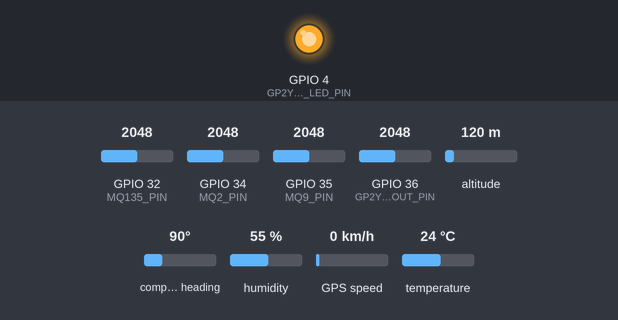
A sketch run on a simulated ESP32. Shown: output pins drawn as LEDs (lit = HIGH). The inputs (shaded band) are chosen by the test bench; at power-on: GPS speed 0 km/h, temperature 24 °C, GPIO 32 (MQ135_PIN) = 2048, GPIO 34 (MQ2_PIN) = 2048, GPIO 35 (MQ9_PIN) = 2048, GPIO 36 (GP2Y10_VOUT_PIN) = 2048, altitude 120 m, compass heading 90°, humidity 55 %. WiFi joins after 1.5 s; servers stay silent unless stated; the GPS gets a fix after 3 s at 37.7749, -122.4194 with 8 satellites; what the sketch prints to the serial monitor is not drawn.

Above: at 2.7 s.
2.8 s: GPS speed set to 118 km/h
10.9 s: temperature set to 0 °C
Timing chart, 0 to 29.6 s (numbered marks = the images above; inputs shaded):
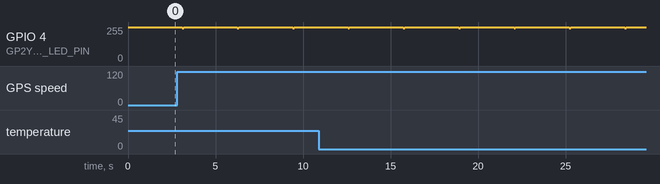

The sketch:

AQI.ino
```cpp
#include <WiFi.h>
#include <WiFiClient.h>
#include <WebServer.h>
#include <TinyGPSPlus.h>
#include <DHT.h>
#include <ArduinoJson.h> // JSON Library

// --- 1. CONFIGURATION ---

// !!! CHANGE THESE TO YOUR WIFI !!!
const char* ssid = "MountainDew";
const char* password = "passwordd";

// Server Setup
WebServer server(80);

// Sensor Pins
#define DHT_PIN 2
#define MQ2_PIN 34
#define MQ9_PIN 35
#define MQ135_PIN 32

// Sharp GP2Y10 Pins
#define GP2Y10_LED_PIN 4      // Control Pulse
#define GP2Y10_VOUT_PIN 36    // Analog In (VP Pin on many ESP32 boards)

// GPS Setup
#define GPS_RX_PIN 16
#define GPS_TX_PIN 17
#define DHTTYPE DHT11

// --- 2. CONSTANTS & OBJECTS ---
DHT dht(DHT_PIN, DHTTYPE);
TinyGPSPlus gps;
HardwareSerial gpsSerial(2);

// MQ Constants
const float RL = 10.0;     // Load Resistance (10kOhm)
// R0 values need calibration, but these are standard starting points
const float R0_MQ2 = 9.83;
const float R0_MQ9 = 8.65;
const float R0_MQ135 = 7.7;

// Sharp Dust Sensor Constants (Tweak these for calibration)
const float SHARP_VOC = 0.6; // Volts at zero dust (calibration point)
const float SHARP_K = 0.5;   // Sensitivity (0.5V per 100ug/m3)

// Global JSON String
String json_payload = "{}";

// --- 3. HELPER FUNCTIONS ---

void setup_wifi() {
  Serial.print("Connecting to ");
  Serial.println(ssid);
  WiFi.begin(ssid, password);

  int attempts = 0;
  while (WiFi.status() != WL_CONNECTED && attempts < 20) {
    delay(500);
    Serial.print(".");
    attempts++;
  }

  if (WiFi.status() == WL_CONNECTED) {
    Serial.println("\nWiFi connected.");
    Serial.print("Server IP: ");
    Serial.println(WiFi.localIP());
  } else {
    Serial.println("\nWiFi Failed. Running Offline.");
  }
}

// Convert ADC (0-4095) to Voltage (0-5.0V)
float getVoltage(int adcValue) {
  // Note: ESP32 ADC is not perfectly linear, but this is sufficient for this level of project
  return (float)adcValue * (5.0 / 4095.0);
}

float getRs(float voltage) {
  // Avoid divide by zero
  if (voltage >= 5.0 || voltage <= 0.0) return 0;
  // Rs = (Vcc * RL / VRL) - RL
  return (5.0 * RL / voltage) - RL;
}

// --- SHARP SENSOR IMPROVED LOGIC ---
float readSharpDustDensity() {
  float totalVoltage = 0;
  int samples = 10; // Take 10 samples to average out noise

  for (int i = 0; i < samples; i++) {
    digitalWrite(GP2Y10_LED_PIN, LOW); // LED ON
    delayMicroseconds(280);

    int raw = analogRead(GP2Y10_VOUT_PIN);

    delayMicroseconds(40);
    digitalWrite(GP2Y10_LED_PIN, HIGH); // LED OFF

    // Add delay before next sample to let capacitor recover
    delayMicroseconds(9680);

    totalVoltage += getVoltage(raw);
  }

  // Average Voltage
  float avgVoltage = totalVoltage / samples;

  // Calculate Density: (Voltage - Voc) / Sensitivity
  // Result is in units of 100ug/m3, so multiply by 100 to get ug/m3
  float dustDensity = (avgVoltage - SHARP_VOC) / SHARP_K * 100.0;

  if (dustDensity < 0) dustDensity = 0; // No negative dust
  return dustDensity;
}

String getAQIStatus(float mq135Ratio) {
  if (mq135Ratio < 0.7) return "HAZARDOUS";
  if (mq135Ratio < 0.9) return "UNHEALTHY";
  if (mq135Ratio < 1.1) return "MODERATE";
  return "GOOD";
}

// --- WEB SERVER HANDLERS ---
void handleData() {
  server.sendHeader("Access-Control-Allow-Origin", "*");
  server.send(200, "application/json", json_payload);
}

void handleNotFound() {
  server.send(404, "text/plain", "Not Found");
}

// --- DATA COLLECTION ROUTINE ---
void update_sensor_data() {
  // 1. Read Raw ADC Values
  int raw_mq2 = analogRead(MQ2_PIN);
  int raw_mq9 = analogRead(MQ9_PIN);
  int raw_mq135 = analogRead(MQ135_PIN);

  // 2. Convert to Voltage
  float v_mq2 = getVoltage(raw_mq2);
  float v_mq9 = getVoltage(raw_mq9);
  float v_mq135 = getVoltage(raw_mq135);

  // 3. Calculate Resistance (Rs)
  float rs_mq2 = getRs(v_mq2);
  float rs_mq9 = getRs(v_mq9);
  float rs_mq135 = getRs(v_mq135);

  // 4. Calculate Ratios
  float r_mq2 = rs_mq2 / R0_MQ2;
  float r_mq9 = rs_mq9 / R0_MQ9;
  float r_mq135 = rs_mq135 / R0_MQ135;

  // 5. Read Environmental & Dust
  float t = dht.readTemperature();
  float h = dht.readHumidity();
  float pm_ugm3 = readSharpDustDensity();

  // 6. Construct JSON Payload
  // Increased size to 1024 to hold all the raw data fields
  DynamicJsonDocument doc(1024);

  // --- GPS Section ---
  if (gps.location.isValid()) {
    doc["GPS_LAT"] = gps.location.lat();
    doc["GPS_LNG"] = gps.location.lng();
    doc["GPS_ALT"] = gps.altitude.meters();
    doc["GPS_SPD"] = gps.speed.kmph();
    doc["GPS_SAT"] = gps.satellites.value();
  } else {
    doc["GPS_LAT"] = 0.0;
    doc["GPS_LNG"] = 0.0;
    doc["GPS_SAT"] = 0;
  }

  // --- Environmental Section ---
  doc["ENV_TEMP"] = isnan(t) ? 0.0 : t;
  doc["ENV_HUM"] = isnan(h) ? 0.0 : h;

  // --- Dust Section ---
  doc["PM_DENSITY"] = pm_ugm3;
  // Calculate a rough raw voltage for the dust sensor (approx)
  doc["PM_VOLT"] = (pm_ugm3 / 100.0 * SHARP_K) + SHARP_VOC;

  // --- Gas Raw Section (For advanced app features) ---
  // Sending ADC values (0-4095)
  doc["RAW_MQ2"] = raw_mq2;
  doc["RAW_MQ9"] = raw_mq9;
  doc["RAW_MQ135"] = raw_mq135;

  // Sending Voltages (0-5V)
  doc["VOLT_MQ2"] = v_mq2;
  doc["VOLT_MQ9"] = v_mq9;
  doc["VOLT_MQ135"] = v_mq135;

  // Sending Calculated Ratios
  doc["RATIO_MQ2"] = r_mq2;
  doc["RATIO_MQ9"] = r_mq9;
  doc["RATIO_MQ135"] = r_mq135;

  // --- Metadata ---
  doc["STATUS"] = getAQIStatus(r_mq135);
  doc["UPTIME"] = millis();
  doc["WIFI_RSSI"] = WiFi.RSSI(); // Signal strength

  // Serialize
  json_payload = "";
  serializeJson(doc, json_payload);

  Serial.print("JSON Updated: ");
  Serial.println(json_payload);
}

// --- 4. MAIN SETUP & LOOP ---

void setup() {
  Serial.begin(115200);
  pinMode(GP2Y10_LED_PIN, OUTPUT);
  digitalWrite(GP2Y10_LED_PIN, HIGH); // LED OFF

  dht.begin();
  gpsSerial.begin(9600, SERIAL_8N1, GPS_RX_PIN, GPS_TX_PIN);

  setup_wifi();

  if (WiFi.status() == WL_CONNECTED) {
    server.on("/data", HTTP_GET, handleData);
    server.onNotFound(handleNotFound);
    server.begin();
    Serial.println("HTTP Server started.");
  }

  Serial.println("System Initialized. Warming up...");
}

void loop() {
  if (WiFi.status() == WL_CONNECTED) {
    server.handleClient();
  }

  // Continuous GPS processing
  while (gpsSerial.available() > 0) {
    gps.encode(gpsSerial.read());
  }

  // Data Refresh Timer (Every 3 seconds)
  static unsigned long last_update = 0;
  if (millis() - last_update > 3000) {
    update_sensor_data();
    last_update = millis();
  }

  delay(10);
}
```

Measured:
- by itself, GPIO 4 (GP2Y10_LED_PIN): alternates 255/255 for 3.1 s and 244/255 for 0.08 s
